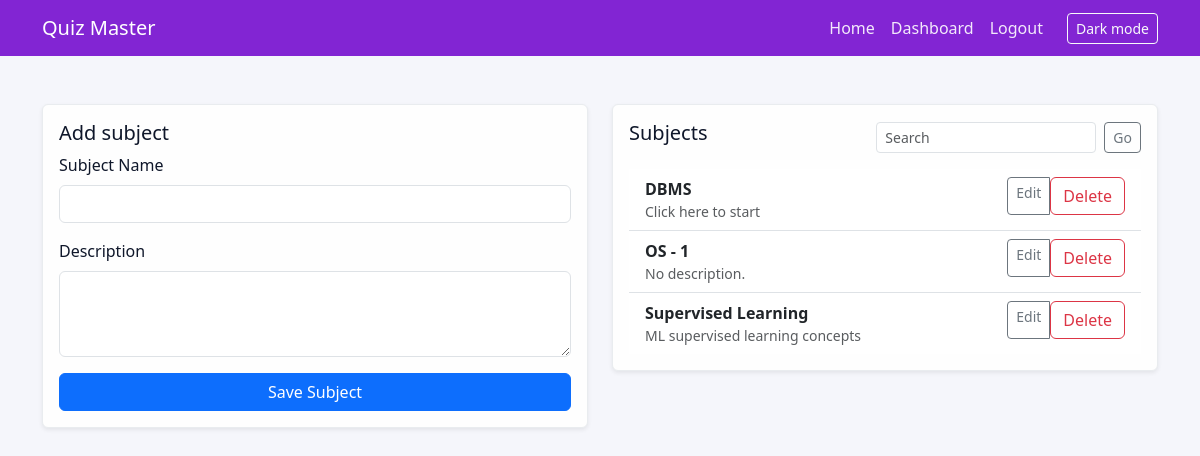
Screenshot of /admin/subjects (signed in) with the database file from the repository.
### models.py (models this page shows, shortened)
class Subject(db.Model):
    id = db.Column(db.Integer, primary_key=True)
    name = db.Column(db.String(140), nullable=False)
    description = db.Column(db.Text)
    chapters = db.relationship("Chapter", backref="subject", lazy=True)

### app.py (the view, shortened to what this page needs)
    @app.route("/admin/subjects", methods=["GET", "POST"])
    @admin_required
    def admin_subjects():
        form = SubjectForm()
        search = request.args.get("q")
        query = Subject.query
        if search:
            query = query.filter(Subject.name.ilike(f"%{search}%"))
        subjects = query.order_by(Subject.name).all()
        return render_template("admin/subjects.html", form=form, subjects=subjects)

### forms.py
class SubjectForm(FlaskForm):
    name = StringField("Subject Name", validators=[DataRequired(), Length(max=140)])
    description = TextAreaField("Description", validators=[Optional(), Length(max=1000)])
    submit = SubmitField("Save Subject")

### templates/admin/subjects.html (shortened to what this page needs)
{% extends "base.html" %}
{% block content %}
<div class="row">
  <div class="col-lg-6">
    <div class="card shadow-sm mb-4">
      <div class="card-body">
        <h5 class="card-title">Add subject</h5>
        <form method="post">
          <div class="mb-3">
            {{ form.name.label(class_="form-label") }}
            {{ form.name(class_="form-control") }}
          </div>
          <div class="mb-3">
            {{ form.description.label(class_="form-label") }}
            {{ form.description(class_="form-control", rows=3) }}
          </div>
          <div class="d-grid">
            {{ form.submit(class_="btn btn-primary") }}
          </div>
        </form>
      </div>
    </div>
  </div>
  <div class="col-lg-6">
    <div class="card shadow-sm">
      <div class="card-body">
        <div class="d-flex justify-content-between align-items-center mb-3">
          <h5 class="card-title">Subjects</h5>
          <form class="d-flex" method="get" action="{{ url_for('admin_subjects') }}">
            <input name="q" class="form-control form-control-sm me-2" placeholder="Search" value="{{ request.args.get('q', '') }}" />
            <button class="btn btn-sm btn-outline-secondary" type="submit">Go</button>
          </form>
        </div>
        <ul class="list-group list-group-flush">
          {% for subject in subjects %}
          <li class="list-group-item d-flex justify-content-between align-items-start">
            <div>
              <strong>{{ subject.name }}</strong>
              <p class="mb-0 small text-muted">{{ subject.description or 'No description.' }}</p>
            </div>
            <div class="btn-group btn-group-sm" role="group">
              <a href="{{ url_for('edit_subject', subject_id=subject.id) }}" class="btn btn-outline-secondary">Edit</a>
              <form method="post" action="{{ url_for('delete_subject', subject_id=subject.id) }}" onsubmit="return confirm('Delete subject?');">
                <button class="btn btn-outline-danger">Delete</button>
              </form>
            </div>
          </li>
          {% else %}
          <li class="list-group-item text-muted">No subjects yet.</li>
          {% endfor %}
        </ul>
      </div>
    </div>
  </div>
</div>
{% endblock %}

### static/css/site.css (style rules this page uses)
:root { --bg: #f5f6fb; --card: #fefefe; --text: #0f172a; --muted: #6c757d; --border: #e9ecef; --primary: #0d6efd; --navbar: #8225d3; }
body { background: var(--bg); color: var(--text); }
.card { background: var(--card); border-color: var(--border); color: var(--text); }

### rows the page displays
Subject: name "DBMS", description "Click here to start"
Subject: name "OS - 1", description "No description."
Subject: name "Supervised Learning", description "ML supervised learning concepts"
